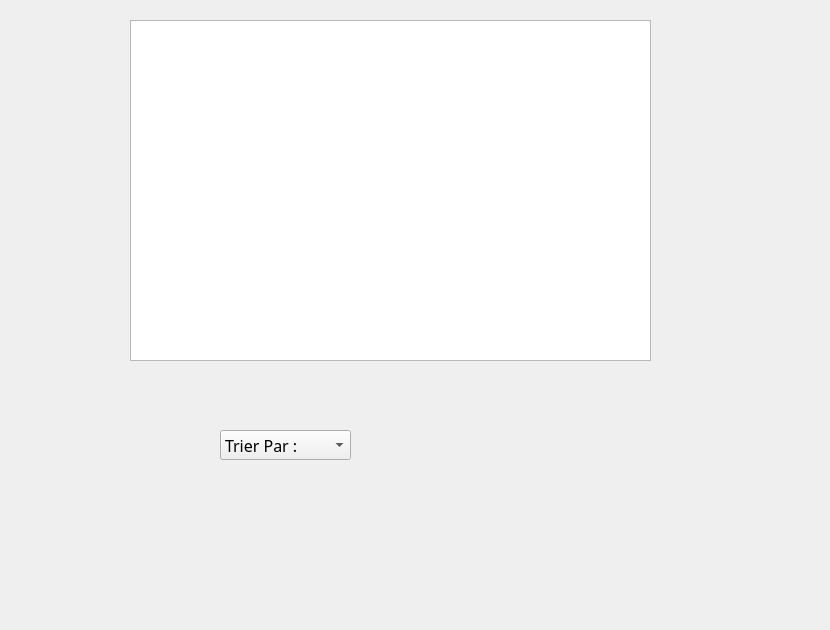
      <widget class="QWidget" name="tab_17">
       <attribute name="title">
        <string>TRI</string>
       </attribute>
       <widget class="QTableView" name="tab_auditeur_2">
        <property name="geometry">
         <rect>
          <x>130</x>
          <y>20</y>
          <width>521</width>
          <height>341</height>
         </rect>
        </property>
       </widget>
       <widget class="QLabel" name="label_76">
        <property name="geometry">
         <rect>
          <x>40</x>
          <y>380</y>
          <width>461</width>
          <height>241</height>
         </rect>
        </property>
        <property name="text">
         <string/>
        </property>
        <property name="pixmap">
         <pixmap>../../Users/chaff/Downloads/cadre2-removebg-preview.png</pixmap>
        </property>
        <property name="scaledContents">
         <bool>true</bool>
        </property>
       </widget>
       <widget class="QComboBox" name="linecomboBox_7">
        <property name="geometry">
         <rect>
          <x>220</x>
          <y>430</y>
          <width>131</width>
          <height>30</height>
         </rect>
        </property>
        <property name="font">
         <font>
          <family>Franklin Gothic Demi Cond</family>
          <pointsize>12</pointsize>
          <weight>50</weight>
          <italic>false</italic>
          <bold>false</bold>
         </font>
        </property>
        <property name="currentIndex">
         <number>0</number>
        </property>
        <property name="duplicatesEnabled">
         <bool>true</bool>
        </property>
        <item>
         <property name="text">
          <string>Trier Par :</string>
         </property>
        </item>
        <item>
         <property name="text">
          <string>Id (croissant)</string>
         </property>
        </item>
        <item>
         <property name="text">
          <string>Id (decroissant)</string>
         </property>
        </item>
        <item>
         <property name="text">
          <string>Nom (croissant)</string>
         </property>
        </item>
        <item>
         <property name="text">
          <string>Nom (decroissant)</string>
         </property>
        </item>
        <item>
         <property name="text">
          <string>Classe (croissant)</string>
         </property>
        </item>
        <item>
         <property name="text">
          <string>Classe (decroissant)</string>
         </property>
        </item>
       </widget>
       <widget class="QLabel" name="label_160">
        <property name="geometry">
         <rect>
          <x>-10</x>
          <y>-10</y>
          <width>821</width>
          <height>591</height>
         </rect>
        </property>
        <property name="text">
         <string/>
        </property>
        <property name="pixmap">
         <pixmap>../../palette.jpg</pixmap>
        </property>
        <property name="scaledContents">
         <bool>true</bool>
        </property>
       </widget>
       <zorder>label_160</zorder>
       <zorder>tab_auditeur_2</zorder>
       <zorder>label_76</zorder>
       <zorder>linecomboBox_7</zorder>
      </widget>
